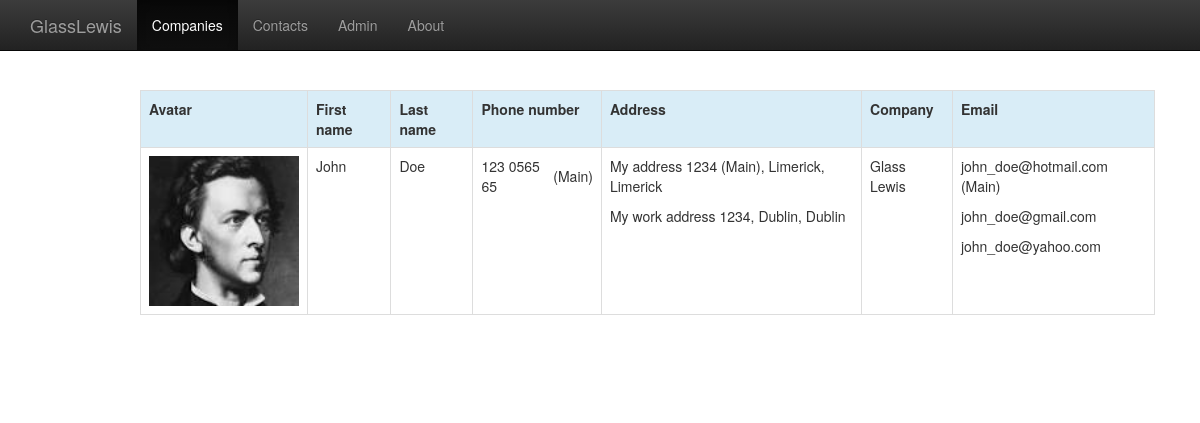
/contact/2/, run on the app's committed database.
### contacts/models.py (models this page shows, shortened)
class Contact(models.Model):
    company = models.ForeignKey(
        Company,
        related_name="company",
    )
    first_name = models.CharField(max_length=200)
    last_name = models.CharField(max_length=200)
    avatar = models.ImageField(
        upload_to=get_image_path,
        blank=True,
        null=True
    )
    @property
    def addresses(self):
        address = Address.objects.filter(contact=self)
        if address.exists():
            return address
    @property
    def phones(self):
        phones = Phone.objects.values("phone_number", "main").filter(
            contact=self,
        )
        if phones.exists():
            return phones
    @property
    def emails(self):
        email = Email.objects.values("email", "main").filter(contact=self)
        if email.exists():
            return email
    class Meta:
        verbose_name = ("Contact")
        verbose_name_plural = ("Contacts")
        ordering = ("last_name", )

class Address(models.Model):
    contact = models.ForeignKey(Contact)
    address_type = models.CharField(
        max_length=10,
    )
    address = models.CharField(
        max_length=255,
    )
    city = models.CharField(
        max_length=255,
    )
    state = models.CharField(
        max_length=20,
    )
    postal_code = models.CharField(
        max_length=20,
    )
    main = models.BooleanField(default=False)
    class Meta:
        verbose_name = ("Address")
        verbose_name_plural = ("Addresses")

class Company(models.Model):
    name = models.CharField(
        max_length=100,
        verbose_name=("name"),
        help_text=("Name of the company")
    )
    address_line1 = models.CharField(
        ('Address 1'),
        max_length=100,
        blank=True
    )
    address_line2 = models.CharField(
        ('Address 2'),
        max_length=100,
        blank=True
    )
    phone_number = models.CharField(
        max_length=70,
        blank=True
    )
    homepage = models.TextField(
        validators=[URLValidator()]
    )
    class Meta:
        verbose_name = ("Company")
        verbose_name_plural = ("Companies")
        ordering = ("name", )
    def __unicode__(self):
        return "%s" % (self.name)

class Email(models.Model):
    contact = models.ForeignKey(Contact)
    email = models.EmailField(unique=True)
    main = models.BooleanField(default=False)
    class Meta:
        verbose_name = ("Email")
        verbose_name_plural = ("Emails")

### contacts/views.py (the view)
# urls.py: url(r'^contact/(?P<pk>[0-9]+)/$', views.contact_detail),
def contact_detail(request, pk=None):
    contact = Contact.objects.filter(id=pk)
    if contact.exists():
        contact = contact[0]
    return render(
        request,
        'contacts/contact_detail.html',
        {'contact': contact}
    )

### contacts/templates/contacts/contact_detail.html
{% extends 'contacts/base.html' %}
{% block content %}
  <div class="row">
    <div class="col-md-1"></div>
    <div class="col-md-11">
        <table class="table table-striped table-bordered">
           <tr>
             <th class="info">Avatar</th>
             <th class="info">First name</th>
             <th class="info">Last name</th>
             <th class="info">Phone number</th>
             <th class="info">Address</th>
             <th class="info">Company</th>
             <th class="info">Email</th>
          </tr>
          <tr>
            <td>
                {% if contact.avatar %}<img width="150" src="{{ contact.avatar.url }}" />
                {% elif not contact.avatar %}<p class="text-left"> Not picture</p>
                {% endif %}
              </td>
            <td><p class="text-left">{{ contact.first_name }}</p></td>
            <td><p class="text-left">{{ contact.last_name }}</p></td>
            <td>
            {% if contact.phones %}
              <table>
                  {% for phone in contact.phones %}
                  <tr>
                    <td><p class="text-left">{{ phone.phone_number }}</p></td>
                    <td><p class="text-left">{% if phone.main %} (Main){% endif %}</p></td>
                  </tr>
                  {% endfor %}
              </table>
            {% else %}
              <p class="text-left"> No phone number</p>
            {% endif %}
            </td>
            <td>
            {% if contact.addresses %}
              <table>
                  {% for address in contact.addresses %}
                  <tr>
                    <td><p class="text-left">{{ address.address }}{% if address.main %} (Main){% endif %}, {{ address.city }}, {{ address.state }}</p></td>
                  </tr>
                  {% endfor %}
              </table>
            {% else %}
              <p class="text-left"> No addresses </p>
            {% endif %}
            </td>
            <td><p class="text-left">{{ contact.company }}</p></td>
            <td>
            {% if contact.emails %}
              <table>
                  {% for email in contact.emails %}
                  <tr>
                    <td><p class="text-left">{{ email.email }}{% if email.main %} (Main){% endif %}</p></td>
                  </tr>
                  {% endfor %}
              </table>
            {% else %}
              <p class="text-left"> No email</p>
            {% endif %}
            </td>
          </tr>
        </table>
    </div>
  </div>
  <br>
{% endblock content %}

### contacts/static/css/starter-template.css (style rules this page uses)
body { padding-top: 50px; }

### data on the page
Contact: avatar (picture), first_name "John", last_name "Doe", company "Glass Lewis"
Address: address "My address 1234", main "(Main)", city "Limerick", state "Limerick"
Address: address "My work address 1234", city "Dublin", state "Dublin"
Email: email "john_doe@hotmail.com", shows "(Main)"
Email: email "john_doe@gmail.com"
Email: email "john_doe@yahoo.com"

### other printed values
{{ phone.phone_number }} "123 0565 65"
